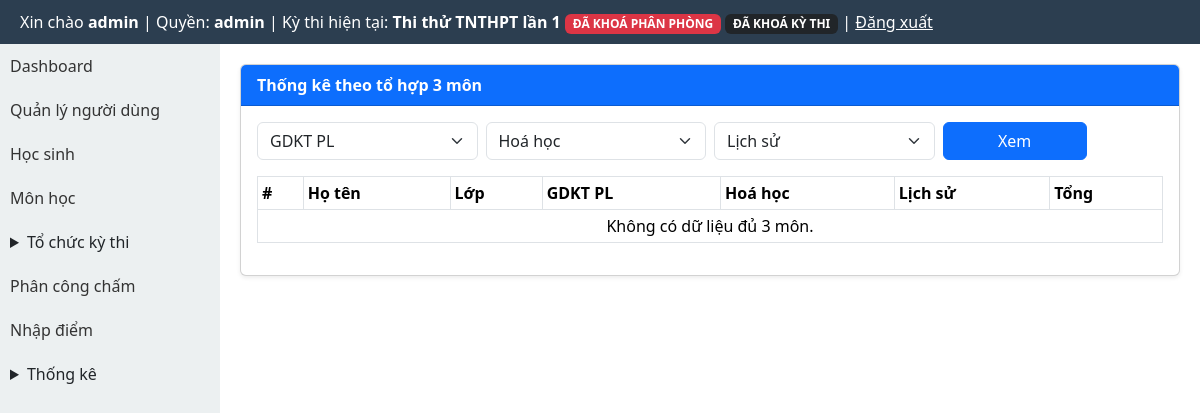
Page /modules/exams/stats_combinations.php (signed in) on the committed database.
### tables this page shows
CREATE TABLE exams (
  id INTEGER PRIMARY KEY AUTOINCREMENT,
  ten_ky_thi TEXT,
  nam INTEGER,
  ngay_thi TEXT
, distribution_locked INTEGER DEFAULT 0, rooms_locked INTEGER DEFAULT 0, exam_locked INTEGER DEFAULT 0, deleted_at TEXT, is_default INTEGER DEFAULT 0, exam_mode INTEGER DEFAULT 1);

CREATE TABLE subjects (
  id INTEGER PRIMARY KEY AUTOINCREMENT,
  ma_mon TEXT UNIQUE,
  ten_mon TEXT,
  he_so REAL
);

### layout/header.php (called while the page is built, shortened)
<?php
require_once BASE_PATH . '/templates/header.php';

### core/auth.php (called while the page is built, shortened)
<?php
function normalize_role(?string $role): string {
    $normalized = strtolower(trim((string) $role));
    return match ($normalized) {
        'score_entry', 'score-input', 'score_input', 'nhapdiem', 'nhap_diem' => 'scorer',
        'exam_manager', 'quanlythi', 'exam-manager' => 'organizer',
        default => $normalized,
    };
}
function current_user_role(): string {
    $sessionRole = $_SESSION['role'] ?? null;
    if (is_string($sessionRole) && trim($sessionRole) !== '') {
        return normalize_role($sessionRole);
    }
    $userRole = $_SESSION['user']['role'] ?? null;
    return normalize_role(is_string($userRole) ? $userRole : '');
}

### modules/exams/exam_context_helper.php (called while the page is built, shortened)
<?php
function ensureExamLockColumns(PDO $pdo): void
{
    $cols = array_column($pdo->query('PRAGMA table_info(exams)')->fetchAll(PDO::FETCH_ASSOC), 'name');
}
function getCurrentExam(): ?array
{
    global $pdo;
    $cols = array_column($pdo->query('PRAGMA table_info(exams)')->fetchAll(PDO::FETCH_ASSOC), 'name');
    $hasDeletedAt = in_array('deleted_at', $cols, true);
    $activeWhere = $hasDeletedAt ? '(deleted_at IS NULL OR trim(deleted_at) = "")' : '1=1';
    $defaultStmt = $pdo->query('SELECT * FROM exams WHERE ' . $activeWhere . ' AND is_default = 1 ORDER BY id DESC LIMIT 1');
    $defaultExam = $defaultStmt ? $defaultStmt->fetch(PDO::FETCH_ASSOC) : false;
    if (is_array($defaultExam)) {
        return $defaultExam;
    }
}
function getCurrentExamId(): int
{
    $exam = getCurrentExam();
    return (int) ($exam['id'] ?? 0);
}
function getCurrentExamInfo(): ?array
{
    $exam = getCurrentExam();
    global $pdo;
    ensureExamLockColumns($pdo);
    return [
        'id' => (int) ($exam['id'] ?? 0),
        'ten_ky_thi' => (string) ($exam['ten_ky_thi'] ?? ''),
        'distribution_locked' => (int) ($exam['distribution_locked'] ?? 0),
        'rooms_locked' => (int) ($exam['rooms_locked'] ?? 0),
        'exam_locked' => (int) ($exam['exam_locked'] ?? 0),
    ];
}

### modules/exams/_common.php (called while the page is built, shortened)
<?php
require_once BASE_PATH . '/core/auth.php';
require_once BASE_PATH . '/core/db.php';
require_once BASE_PATH . '/modules/exams/exam_context_helper.php';
function exams_resolve_current_exam_from_request(): int
{
    return getCurrentExamId();
}
function exams_require_current_exam_or_redirect(string $redirect = '/modules/exams/index.php'): int
{
    $examId = exams_resolve_current_exam_from_request();
    if ($examId > 0) {
        return $examId;
    }
    exit;
}

### modules/exams/stats_combinations.php (the view, shortened to what this page needs)
<?php
require_once BASE_PATH . '/modules/exams/_common.php';
$examId = exams_require_current_exam_or_redirect('/modules/exams/index.php');
$subs=$pdo->query('SELECT id, ten_mon FROM subjects ORDER BY ten_mon')->fetchAll(PDO::FETCH_ASSOC);
$s1=max(0,(int)($_GET['s1']??($subs[0]['id']??0)));$s2=max(0,(int)($_GET['s2']??($subs[1]['id']??0)));$s3=max(0,(int)($_GET['s3']??($subs[2]['id']??0)));
$list=[];
if($s1&&$s2&&$s3){$sql='SELECT st.hoten, st.lop, s1.score as d1, s2.score as d2, s3.score as d3, (s1.score+s2.score+s3.score) as tong FROM students st INNER JOIN exam_scores s1 ON s1.student_id=st.id AND s1.exam_id=:e AND s1.subject_id=:s1 INNER JOIN exam_scores s2 ON s2.student_id=st.id AND s2.exam_id=:e AND s2.subject_id=:s2 INNER JOIN exam_scores s3 ON s3.student_id=st.id AND s3.exam_id=:e AND s3.subject_id=:s3 ORDER BY tong DESC';$st=$pdo->prepare($sql);$st->execute([':e'=>$examId,':s1'=>$s1,':s2'=>$s2,':s3'=>$s3]);$list=$st->fetchAll(PDO::FETCH_ASSOC);}
$name=[];foreach($subs as $s)$name[(int)$s['id']]=(string)$s['ten_mon'];
require_once BASE_PATH . '/layout/header.php';
?>
<link href="https://cdn.jsdelivr.net/npm/bootstrap@5.3.3/dist/css/bootstrap.min.css" rel="stylesheet">
<div style="display:flex;min-height:calc(100vh - 44px);"><?php require_once BASE_PATH . '/layout/sidebar.php'; ?><div style="flex:1;padding:20px;min-width:0;">
<div class="card shadow-sm"><div class="card-header bg-primary text-white"><strong>Thống kê theo tổ hợp 3 môn</strong></div><div class="card-body">
<form method="get" class="row g-2 mb-3"><?php foreach ([1,2,3] as $idx): $v=${'s'.$idx}; ?><div class="col-md-3"><select class="form-select" name="s<?= $idx ?>"><?php foreach($subs as $s): ?><option value="<?= (int)$s['id'] ?>" <?= $v===(int)$s['id']?'selected':'' ?>><?= htmlspecialchars((string)$s['ten_mon'],ENT_QUOTES,'UTF-8') ?></option><?php endforeach; ?></select></div><?php endforeach; ?><div class="col-md-2"><button class="btn btn-primary w-100">Xem</button></div></form>
<table class="table table-bordered table-sm"><thead><tr><th>#</th><th>Họ tên</th><th>Lớp</th><th><?= htmlspecialchars($name[$s1]??'M1',ENT_QUOTES,'UTF-8') ?></th><th><?= htmlspecialchars($name[$s2]??'M2',ENT_QUOTES,'UTF-8') ?></th><th><?= htmlspecialchars($name[$s3]??'M3',ENT_QUOTES,'UTF-8') ?></th><th>Tổng</th></tr></thead><tbody>
<?php if(empty($list)): ?><tr><td colspan="7" class="text-center">Không có dữ liệu đủ 3 môn.</td></tr><?php endif; ?>
</tbody></table>
</div></div></div></div>
<?php require_once BASE_PATH . '/layout/footer.php'; ?>

### templates/header.php (shortened to what this page needs)
<?php
require_once BASE_PATH . '/core/auth.php';
$currentExamInfo = null;
$role = function_exists('current_user_role') ? current_user_role() : strtolower(trim((string) ($_SESSION['role'] ?? $_SESSION['user']['role'] ?? '')));
if (in_array($role, ['admin', 'organizer'], true)) {
    require_once BASE_PATH . '/core/db.php';
    require_once BASE_PATH . '/modules/exams/exam_context_helper.php';
    $currentExamInfo = getCurrentExamInfo();
}
$role = $role ?? (function_exists('current_user_role') ? current_user_role() : '');
$currentExamInfo = $currentExamInfo ?? null;
?>
<!DOCTYPE html>
<html lang="vi">
<head>
</head>
<body>
<div class="header">
    Xin chào <b><?= $_SESSION['user']['username'] ?></b>
    | Quyền: <b><?= htmlspecialchars((string) $role, ENT_QUOTES, 'UTF-8') ?></b>
    <?php if ($currentExamInfo !== null): ?>
        | Kỳ thi hiện tại: <b><?= htmlspecialchars((string) $currentExamInfo['ten_ky_thi'], ENT_QUOTES, 'UTF-8') ?></b>
        <?php if (($currentExamInfo['distribution_locked'] ?? 0) === 1 || ($currentExamInfo['rooms_locked'] ?? 0) === 1): ?>
            <span class="badge bg-danger">ĐÃ KHOÁ PHÂN PHÒNG</span>
        <?php endif; ?>
        <?php if (($currentExamInfo['exam_locked'] ?? 0) === 1): ?>
            <span class="badge bg-dark">ĐÃ KHOÁ KỲ THI</span>
        <?php endif; ?>
    <?php endif; ?>
    | <a href="<?= BASE_URL ?>/logout.php" style="color:#fff">Đăng xuất</a>
</div>

### templates/header.php (style rules this page uses)
* { box-sizing: border-box; }
body { margin:0; font-family: Arial; }
.header { background:#2c3e50; color:#fff; padding:10px 20px; }

### rows in the picture
exams: ten_ky_thi "Thi thử TNTHPT lần 1"
subjects: id "GDKT PL"
subjects: id "Hoá học"
subjects: id "Lịch sử"

### other values in the picture
$_SESSION['user']['username'] "admin"
$role "admin"
form field s1 "GDKT PL"
form field s2 "Hoá học"
form field s3 "Lịch sử"
